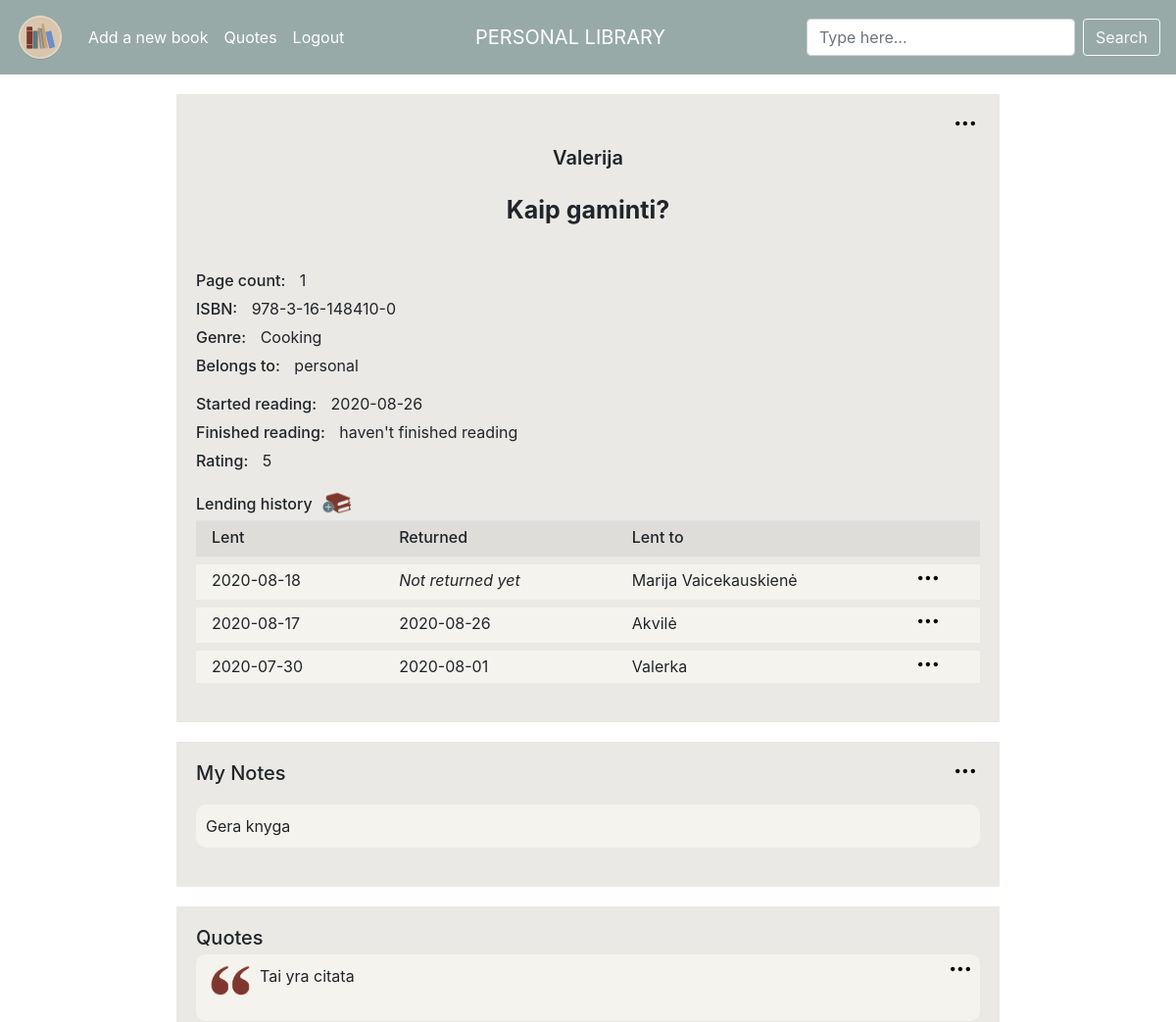
/book/16 (signed in, upper part), run on an earlier commit of the app's database.
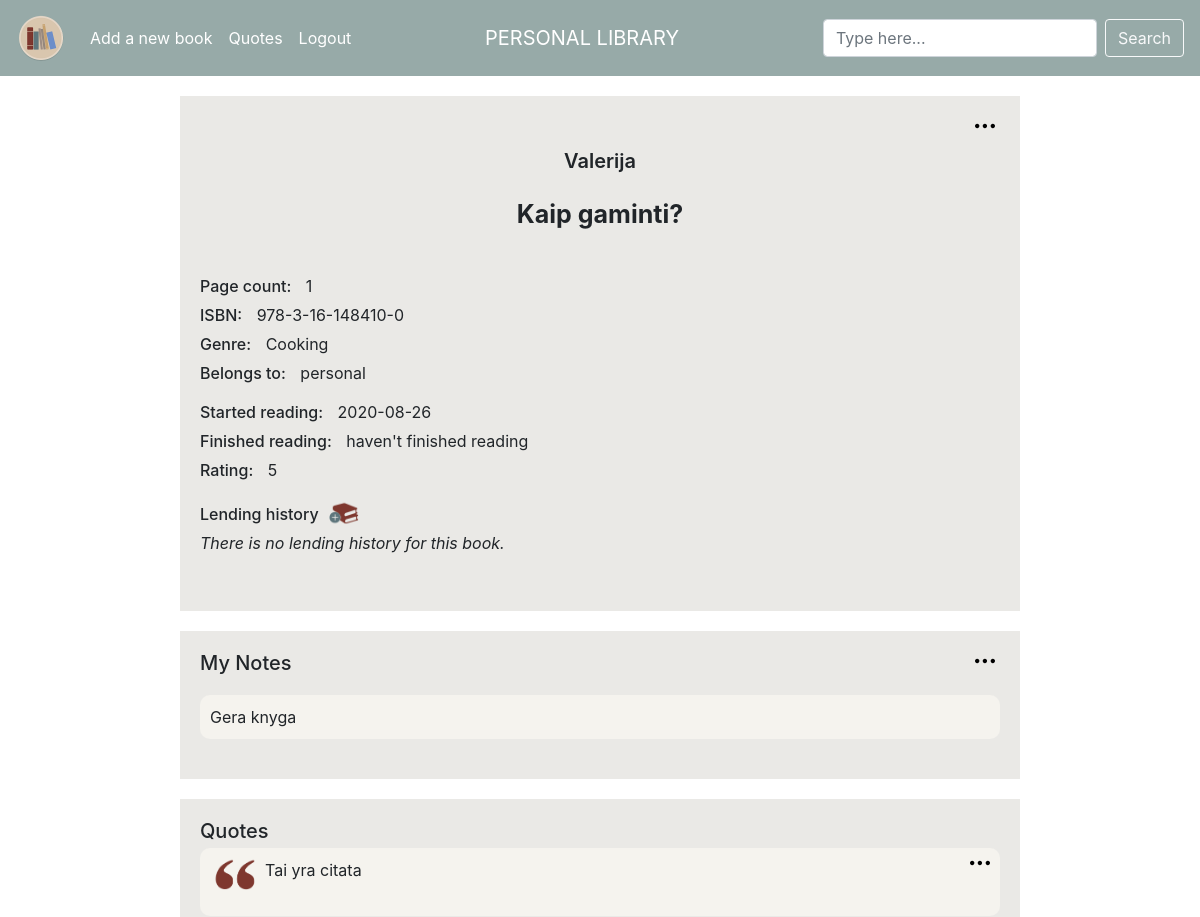
And on a later commit of the database.
### tables this page shows
CREATE TABLE "books" (user_id INTEGER NOT NULL, title TEXT NOT NULL, author TEXT NOT NULL, pages INTEGER NOT NULL, isbn TEXT NULL, genre TEXT NULL, rating INTEGER NULL, started DATE NULL, finished DATE NULL, owner TEXT NULL, notes TEXT NULL, lent BOOLEAN NULL, book_id INTEGER PRIMARY KEY AUTOINCREMENT NOT NULL);

CREATE TABLE "lending"(lend_id integer primary key autoincrement not null, user_id integer not null, book_id integer not null, borrower text not null, lent_date datetime not null, returned datetime );

CREATE TABLE 'quotes' ('user_id' integer NOT NULL, 'book_id' integer NOT NULL, 'quote_id' integer PRIMARY KEY AUTOINCREMENT NOT NULL, 'quote' text NOT NULL);

### application.py (the view, shortened to what this page needs)
@app.route("/book/<book_id>", methods=["GET", "POST", "DELETE"])
@login_required
def book(book_id):
    if request.method == "GET":
        data = db.execute("""SELECT * FROM books
                            WHERE book_id = :book_id
                             AND user_id = :user_id """,
                          book_id=book_id,
                          user_id=session["user_id"])
        print('BOOK PROFILE | data: ' + str(data), flush=True)
        quotes_result = db.execute("""SELECT * FROM quotes
                            JOIN books ON books.book_id = quotes.book_id
                            WHERE books.book_id = :book_id
                            AND books.user_id = :user_id """,
                                   book_id=book_id,
                                   user_id=session["user_id"])
        print('BOOK PROFILE | quotes: ' + str(quotes_result), flush=True)
        lendings_result = db.execute("""SELECT * FROM lending
                            JOIN books ON books.book_id = lending.book_id
                            WHERE books.book_id = :book_id
                            AND books.user_id = :user_id """,
                                     book_id=book_id,
                                     user_id=session["user_id"])
        print('BOOK PROFILE | lendings: ' + str(lendings_result), flush=True)
        return render_template("book.html", data=data, quotes=quotes_result, lendings=lendings_result)
    elif request.method == "DELETE":
        db.execute(""" DELETE FROM books WHERE book_id = :book_id""",
                   book_id=book_id)
        return 0

### application.py (called while the page is built)
@app.after_request
def after_request(response):
    response.headers["Cache-Control"] = "no-cache, no-store, must-revalidate"
    response.headers["Expires"] = 0
    response.headers["Pragma"] = "no-cache"
    return response

### helpers.py (called while the page is built)
def login_required(f):
    @wraps(f)
    def decorated_function(*args, **kwargs):
        if session.get("user_id") is None:
            return redirect("/login")
        return f(*args, **kwargs)
    return decorated_function

### templates/book.html (shortened to what the changed rows need)
{% extends "layout.html" %}
{% block main %}
    {% for book in data %}
        <div class="profile_container_top">
            <div class="item-a book_profile_author">{{ book.author }}</div>
            <div class="item-b book_profile_book_title">{{ book.title }}</div>
            <div class="item-d">
                <p class="book_profile_titles">Page count:</p>
                <div class="book_profile_text">{{ book.pages }}</div>
                <br>
                <p class="book_profile_titles">ISBN:</p>
                <div class="book_profile_text">{{ book.isbn }}</div>
                <br>
                <p class="book_profile_titles">Genre:</p>
                <div class="book_profile_text">{{ book.genre }}</div>
                <br>
                {% if book.owner %}
                    <p class="book_profile_titles">Belongs to:</p>
                    <div class="book_profile_text">{{ book.owner }}</div>
                {% endif %}
            </div>
            <div class="item-e">
                <p class="book_profile_titles">Started reading:</p>
                {% if book.started %}
                    <div class="book_profile_text">{{ book.started }}</div>
                    <br>
                    <p class="book_profile_titles">Finished reading:</p>
                    {% if book.finished %}
                        <div class="book_profile_text">{{ book.finished }}</div>
                    {% else %}
                        <div class="book_profile_text">haven't finished reading</div>
                    {% endif %}
                {% else %}
                    <div class="book_profile_text">haven't started reading</div>
                {% endif %}
                <br>
                <p class="book_profile_titles">Rating:</p>
                {% if book.rating %}
                    <div class="book_profile_text">{{ book.rating }}</div>
                {% else %}
                    <div class="book_profile_text">no rating</div>
                {% endif %}
            </div>
            <div class="item-f">
                <p class="book_profile_titles">Lending history</p>
                <button id="add_book" title="Lend a book" class="inner"
                        data-toggle="modal"
                        data-target="#bookLendingModal"
                        data-bookid="{{ book.book_id }}">
                    <img class="img_btn" src="../static/add_book.gif" alt="Lend a book">
                </button>
                {% if not lendings %}
                    <p><i>There is no lending history for this book.</i></p>
                {% else %}
                    <table class="table table-striped">
                        <tr>
                            <th>Lent</th>
                            <th>Returned</th>
                            <th>Lent to</th>
                            <th></th>
                        </tr>
                        {% for record in lendings %}
                            <tr>
                                <td>{{ record.lent_date }}</td>
                                {% if not record.returned %}
                                    <td><i>Not returned yet</i></td>
                                    <td>{{ record.borrower }}</td>
                                {% else %}
                                    <td>{{ record.returned }}</td>
                                    <td>{{ record.borrower }}</td>
                                {% endif %}
                                <td>
                                    <div class="book_lend_options">
                                        <img class="book_lend_options_image"
                                             onclick="showOptionsFor('lendOpt{{ record.lend_id }}')"
                                             src="../static/options.svg"
                                             alt="options"/>
                                    </div>
                                </td>
                            </tr>
                        {% endfor %}
                    </table>
                {% endif %}
            </div>
            <div class="item-g">
                <div class="book_options">
                    <img class="book_options_image"
                         onclick="showOptionsFor('opt{{ book.book_id }}')"
                         src="../static/options.svg"
                         alt="options"/>
                </div>
            </div>
        </div>
    {% endfor %}
    <div class="profile_container_notes">
        {% for book in data %}
            <div class="item-j">
                <div class="note_options">
                    <img class="note_options_image"
                         onclick="showOptionsFor('noteOpt{{ book.book_id }}')"
                         src="../static/options.svg"
                         alt="options"/>
                </div>
            </div>
            {% if book.notes %}
                <div class="item-k quote_sand_bg_profile">
                    <p class="note_text">{{ book.notes }}</p>
                </div>
            {% else %}
                <div class="item-k">No notes found</div>
            {% endif %}
        {% endfor %}
    </div>
    <div class="profile_container_quotes">
        <div class="quote_brown_bg_profile">
            {% if not quotes %}
                <div class="item-k">No quotes found</div>
            {% else %}
                {% for quote in quotes %}
                    <div class="quote_sand_bg_profile">
                        <div class="book_quotes_container">
                            <div class="quote-text-item">
                                <img id="quote_sign" src="../static/quote_mark.gif" alt="quotes">
                                <p class="quote_text">{{ quote.quote }}</p>
                                <br>
                            </div>
                            <div class="quote-options-item">
                                <div class="book_quote_options">
                                    <img class="book_quote_options_image"
                                         onclick="showOptionsFor('quoteOpt{{ quote.quote_id }}')"
                                         src="../static/options.svg"
                                         alt="options"/>
                                </div>
                            </div>
                        </div>
                    </div>
                {% endfor %}
            {% endif %}
        </div>
    </div>
{% endblock %}

What changed in the data, as far as the page shows it:
changed books "Kaip gaminti?": loses lending (lent_date "2020-08-18", borrower "Marija Vaicekauskienė"); loses lending (lent_date "2020-08-17", returned "2020-08-26", borrower "Akvilė"); loses lending (lent_date "2020-07-30", returned "2020-08-01", borrower "Valerka"); text "Lent Returned Lent to" → "There is no lending history for this book."
